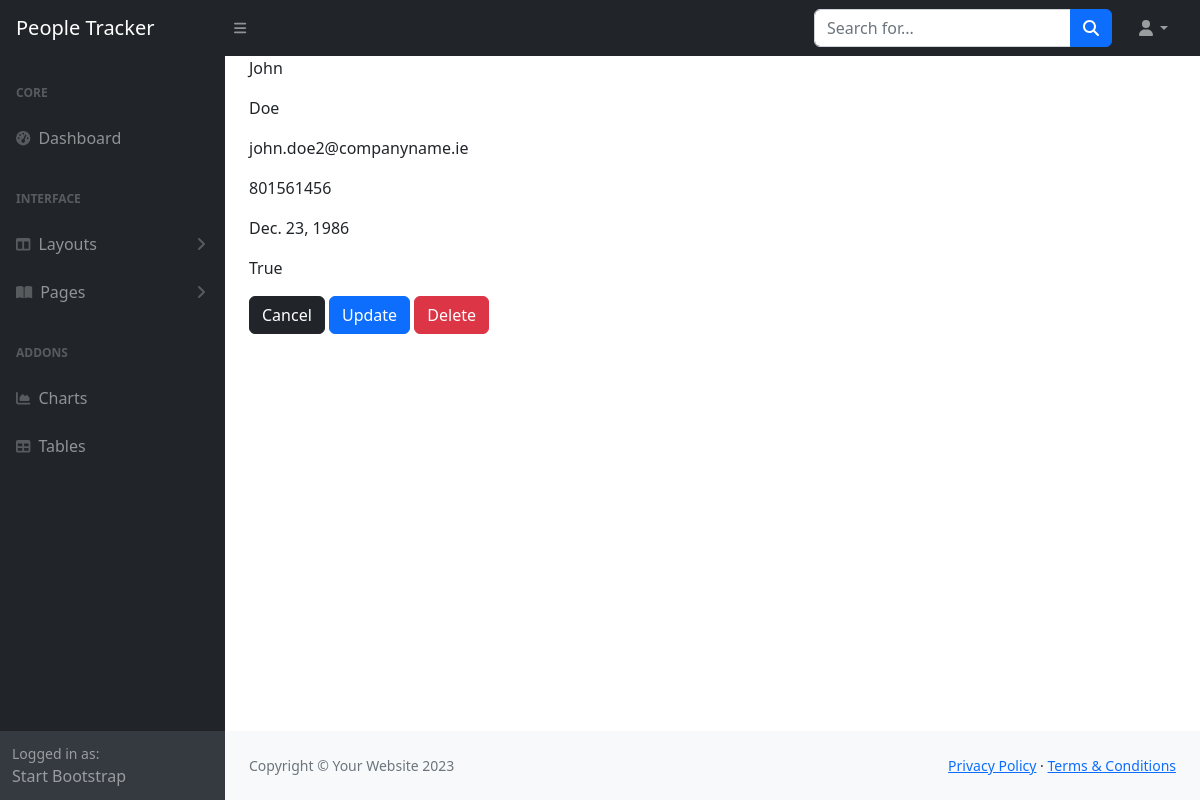
The page /people_management/people/2 on the database its author committed.
### people_management/models.py (models this page shows, shortened)
class Person(models.Model):
    first_name = models.CharField(max_length = 50)
    last_name = models.CharField(max_length = 50)
    email = models.EmailField(max_length = 255)
    phone_number = models.IntegerField()
    date_of_birth = models.DateField()
    active = models.BooleanField(default=False)

### people_management/views.py (the view)
# urls.py: path('people/<int:pk>', views.ViewPersonDetails.as_view(), name='view_person'),
class ViewPersonDetails(DetailView):
    model = Person
    context_object_name = 'person'

### people_management/templates/people_management/person_detail.html
{% extends 'dashboard/base.html'%}
{% block content %}
    <p>{{person.first_name}}</p>
    <p>{{person.last_name}}</p>
    <p>{{person.email}}</p>
    <p>{{person.phone_number}}</p>
    <p>{{person.date_of_birth}}</p>
    <p>{{person.active}}</p>
    <a href="{% url 'people' %}" class='btn btn-dark'>Cancel</a>
    <a href="{% url 'update_person' pk=person.id %}" class='btn btn-primary'>Update</a>
    <a href="{% url 'delete_person' pk=person.id %}" class='btn btn-danger'>Delete</a>
{% endblock %}

### rows shown on the page
Person: first_name "John", last_name "Doe", email "john.doe2@companyname.ie", phone_number "801561456", date_of_birth "Dec. 23, 1986", active "True"
